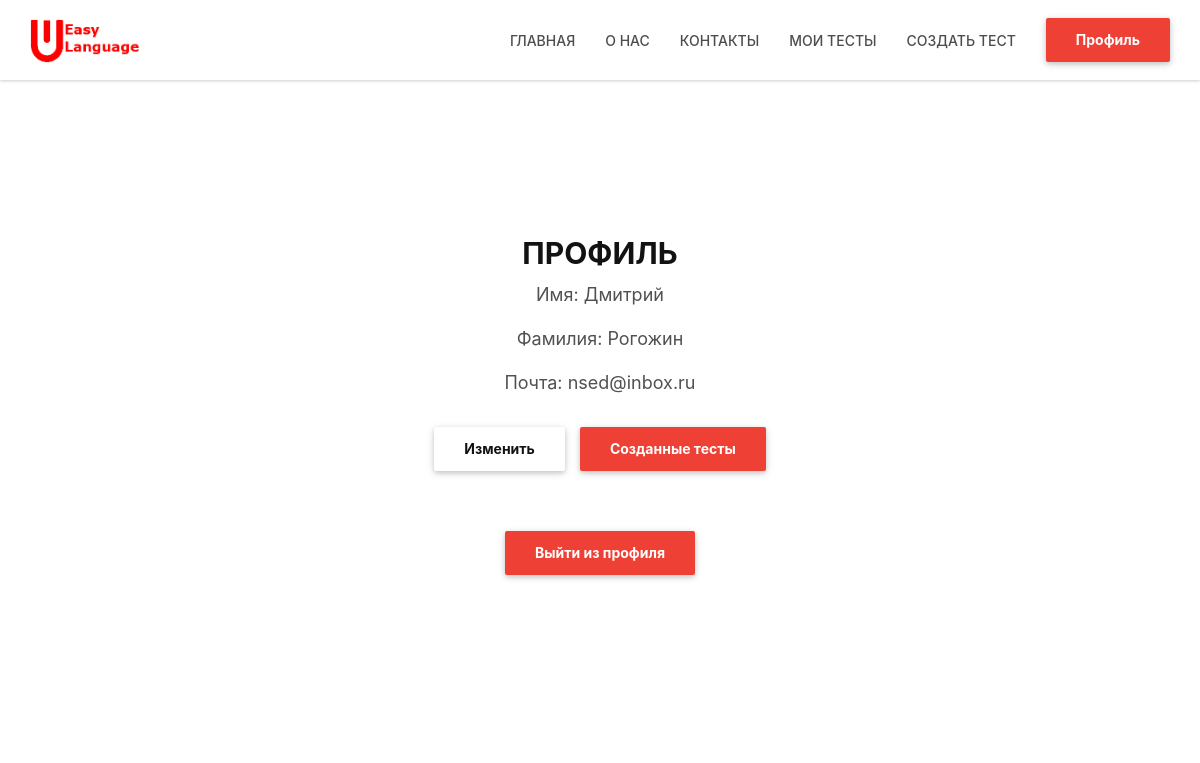
Page /profile (signed in) on the earlier database version.
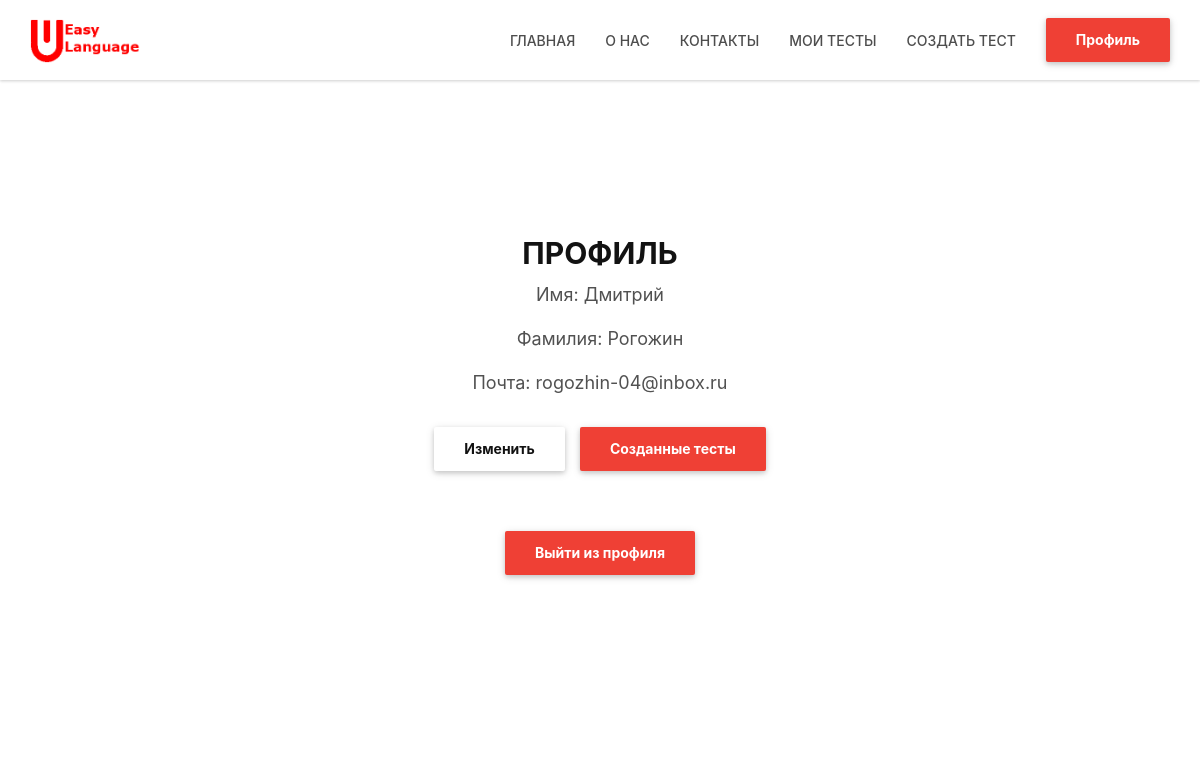
Same page on the later database version.
### data/users.py (models this page shows, shortened)
class User(SqlAlchemyBase, UserMixin, SerializerMixin):
    __tablename__ = 'users'
    id = sqlalchemy.Column(sqlalchemy.Integer,
                           primary_key=True, autoincrement=True)
    surname = sqlalchemy.Column(sqlalchemy.String, nullable=True)
    name = sqlalchemy.Column(sqlalchemy.String, nullable=True)
    email = sqlalchemy.Column(sqlalchemy.String,
                              index=True, unique=True, nullable=True)
    hashed_password = sqlalchemy.Column(sqlalchemy.String, nullable=True)
    modified_date = sqlalchemy.Column(sqlalchemy.DateTime,
                                      default=datetime.datetime.now)
    user_tests = sqlalchemy.Column(sqlalchemy.String, nullable=True, default='{}')
    current_filter = sqlalchemy.Column(sqlalchemy.Integer, default=0)
    passed_test = orm.relation("Test",
                               secondary="association",
                               backref="users")

### main.py (the view)
@application.route("/profile")
def profile():
    if current_user.is_authenticated:
        db_sess = db_session.create_session()
        user = db_sess.query(User).filter(User.id == current_user.get_id()).first()
        return render_template("profile.html", user_data=user)
    else:
        return redirect("/login")

### data/db_session.py (called while the page is built)
def create_session() -> Session:
    global __factory
    return __factory()

### main.py (called while the page is built)
@login_manager.user_loader
def load_user(user_id):
    db_sess = db_session.create_session()
    return db_sess.query(User).get(user_id)

### templates/profile.html (shortened to what this page needs)
{% extends "main_form_design.html" %}
{% block content %}
    <div class="white-section section-lg-padding border-bottom">
        <div class="section-container">
            <div class="container">
                <div class="row">
                    <div class="col-lg-10 col-lg-offset-1 col-md-12 title-block">
                        <div class="title-block-container text-center">
                            <h2>ПРОФИЛЬ</h2>
                            <p>Имя: {{user_data.name}}</p>
                            <p>Фамилия: {{user_data.surname}}</p>
                            <p>Почта: {{user_data.email}}</p>
                            <div class="title-block-container white-content remove-white-content text-center">
                                <a href="/user_edit" title="Изменить" class="btn btn-lpbuilder-white wave-effect">Изменить</a>
                                <a href="/my_tests" title="Созданные тесты" class="btn btn-lpbuilder wave-effect">Созданные тесты</a>
                            </div>
                            <a href="/logout" title="Выйти из профиля" class="btn btn-lpbuilder wave-effect">Выйти из профиля</a>
                        </div>
                    </div>
                </div>
             </div>
        </div>
    </div>
{% endblock %}

Differences in the rows shown:
changed User "Дмитрий": email "nsed@inbox.ru" → "rogozhin-04@inbox.ru"
